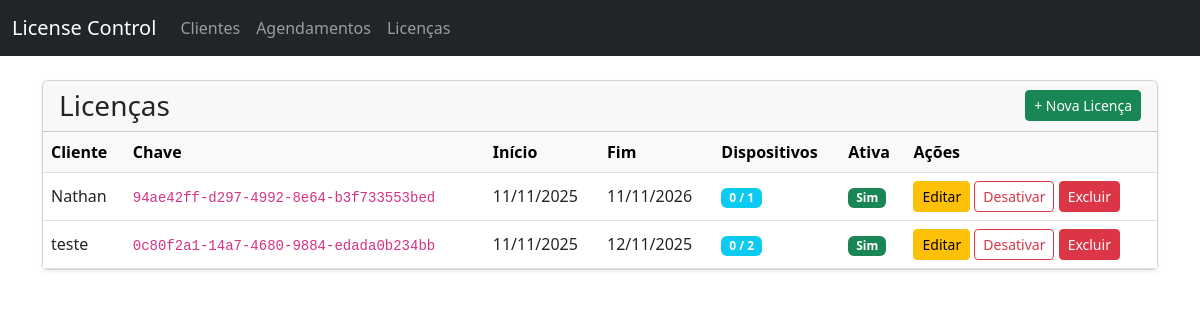
Screenshot of /licencas/ (signed in) with the database file from the repository.
### licenses/models.py (models this page shows, shortened)
class License(models.Model):
    key = models.UUIDField(default=uuid.uuid4, editable=False, unique=True)
    cliente = models.ForeignKey(
        'Cliente',
        on_delete=models.CASCADE,
        related_name='licenses',
        null=True,
        blank=True
    )
    data_inicio = models.DateTimeField(default=timezone.now)
    data_fim = models.DateTimeField(blank=True, null=True)
    expires_at = models.DateTimeField()
    is_active = models.BooleanField(default=True)
    max_devices = models.IntegerField(default=1)
    used_devices = models.IntegerField(default=0)
    class Meta:
        verbose_name = "Licença"
        verbose_name_plural = "Licenças"
        ordering = ['-data_inicio']

class Cliente(models.Model):
    nome_completo = models.CharField(max_length=100)
    telefone = models.CharField(max_length=20, blank=True)
    email = models.EmailField(max_length=150, blank=True, null=True)
    criado_em = models.DateTimeField(auto_now_add=True)
    atualizado_em = models.DateTimeField(auto_now=True)

### licenses/views.py (the view, shortened to what this page needs)
# urls.py: path('licencas/', views.admin_licensas, name='admin_licensas'),
def admin_licensas(request):
    if not request.user.is_superuser:
        return redirect('/admin/')
    expiradas = 0
    for lic in License.objects.select_related('cliente').all():
        if lic.data_fim and lic.data_fim < timezone.now() and lic.is_active:
            lic.is_active = False
            lic.save()
            expiradas += 1
    if expiradas:
        messages.warning(request, f"{expiradas} licença(s) expirada(s) foram desativadas automaticamente.")
    licenses = License.objects.select_related('cliente').all()
    clientes = Cliente.objects.all().order_by('nome_completo')
    return render(request, 'admin_licensas.html', {
        'licenses': licenses,
        'clientes': clientes
    })

### templates/admin_licensas.html (shortened to what this page needs)
{% extends "base.html" %}
{% block content %}
<div class="card shadow-sm mt-3">
    <div class="card-header d-flex justify-content-between align-items-center">
        <h3 class="mb-0">Licenças</h3>
        <a href="{% url 'criar_licenca' %}" class="btn btn-success btn-sm">
            + Nova Licença
        </a>
    </div>
    <div class="card-body p-0">
        <div class="table-responsive">
            <table class="table table-hover mb-0 align-middle">
                <thead class="table-light">
                    <tr>
                        <th>Cliente</th>
                        <th>Chave</th>
                        <th>Início</th>
                        <th>Fim</th>
                        <th>Dispositivos</th>
                        <th>Ativa</th>
                        <th>Ações</th>
                    </tr>
                </thead>
                <tbody>
                {% for lic in licenses %}
                    <tr>
                        <td>{{ lic.cliente.nome_completo|default:"-" }}</td>
                        <td><code class="small">{{ lic.key }}</code></td>
                        <td>{{ lic.data_inicio|date:"d/m/Y" }}</td>
                        <td>{{ lic.data_fim|date:"d/m/Y"|default:"-" }}</td>
                        <td>
                            <span class="badge bg-info">
                                {{ lic.used_devices }} / {{ lic.max_devices }}
                            </span>
                        </td>
                        <td>
                            <span class="badge bg-{% if lic.is_active %}success{% else %}danger{% endif %}">
                                {% if lic.is_active %}Sim{% else %}Não{% endif %}
                            </span>
                        </td>
                        <td>
                            <a href="{% url 'editar_licenca' lic.id %}" class="btn btn-sm btn-warning">Editar</a>
                            {% if lic.is_active %}
                                <button class="btn btn-sm btn-outline-danger" data-bs-toggle="modal" data-bs-target="#desativarModal{{ lic.id }}">
                                    Desativar
                                </button>
                            {% endif %}
                            <button class="btn btn-sm btn-danger" data-bs-toggle="modal" data-bs-target="#excluirModal{{ lic.id }}">
                                Excluir
                            </button>
                        </td>
                    </tr>
                {% empty %}
                    <tr>
                        <td colspan="7" class="text-center py-4 text-muted">
                            Nenhuma licença cadastrada.
                        </td>
                    </tr>
                {% endfor %}
                </tbody>
            </table>
        </div>
    </div>
</div>
{% endblock %}

### rows the page displays
License: cliente.nome_completo "Nathan", key "94ae42ff-d297-4992-8e64-b3f733553bed", data_inicio "11/11/2025", data_fim "11/11/2026", used_devices "0", max_devices "1", is_active "Sim"
License: cliente.nome_completo "teste", key "0c80f2a1-14a7-4680-9884-edada0b234bb", data_inicio "11/11/2025", data_fim "12/11/2025", used_devices "0", max_devices "2", is_active "Sim"
